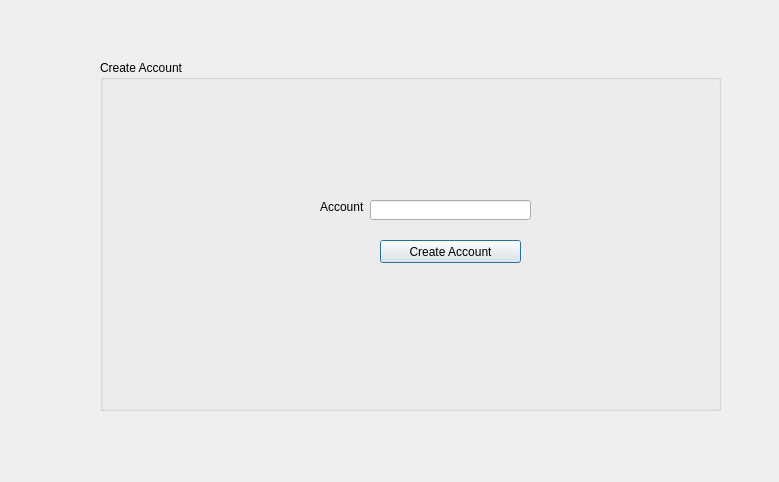
<?xml version="1.0" encoding="UTF-8"?>
<ui version="4.0">
 <class>CreateAc</class>
 <widget class="QDialog" name="CreateAc">
  <property name="geometry">
   <rect>
    <x>0</x>
    <y>0</y>
    <width>779</width>
    <height>482</height>
   </rect>
  </property>
  <property name="windowTitle">
   <string>Dialog</string>
  </property>
  <widget class="QGroupBox" name="groupBox">
   <property name="geometry">
    <rect>
     <x>100</x>
     <y>60</y>
     <width>621</width>
     <height>351</height>
    </rect>
   </property>
   <property name="title">
    <string>Create Account</string>
   </property>
   <widget class="QLineEdit" name="create">
    <property name="geometry">
     <rect>
      <x>270</x>
      <y>140</y>
      <width>161</width>
      <height>20</height>
     </rect>
    </property>
   </widget>
   <widget class="QLabel" name="label">
    <property name="geometry">
     <rect>
      <x>220</x>
      <y>140</y>
      <width>47</width>
      <height>14</height>
     </rect>
    </property>
    <property name="text">
     <string>Account</string>
    </property>
   </widget>
   <widget class="QPushButton" name="waitting">
    <property name="geometry">
     <rect>
      <x>280</x>
      <y>180</y>
      <width>141</width>
      <height>23</height>
     </rect>
    </property>
    <property name="text">
     <string>Create Account</string>
    </property>
   </widget>
   <widget class="QLabel" name="label_pic2">
    <property name="geometry">
     <rect>
      <x>30</x>
      <y>-20</y>
      <width>191</width>
      <height>151</height>
     </rect>
    </property>
    <property name="text">
     <string/>
    </property>
   </widget>
  </widget>
 </widget>
 <resources/>
 <connections/>
</ui>
